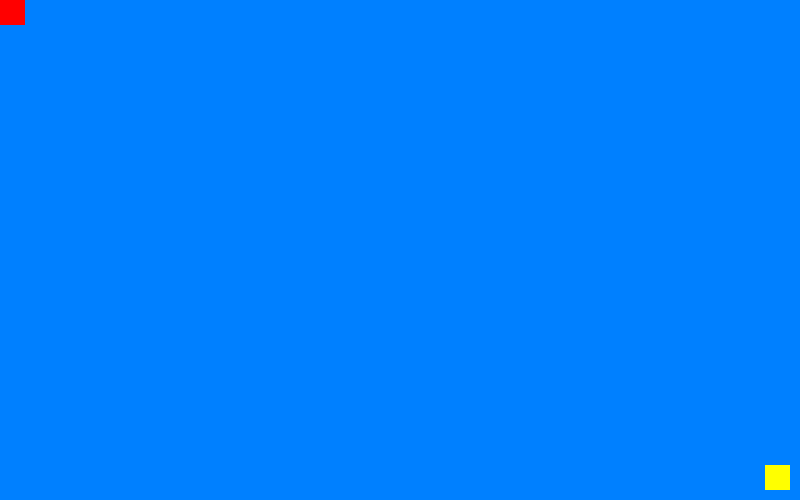
Frame 1 (no input)
Frame 60 (no input): identical to frame 1, image omitted
Frame 120 (the mouse pressed at the canvas centre since frame 60): identical to frame 1, image omitted

The p5.js sketch that drew this single still picture (run headless with seeded random() and noise() and a simulated clock; from frame 60 on, the mouse is pressed at the canvas centre):

// p5.js sketch
// ── sketch.js
const w = 800, h = 500;

let platforms;
let walls;
let ends;
let x = 100;
let y = 100;
let vx = vy = -1000;
let gravity = 1;
let size = 25;
let playerColor;
let platformColor;
let skyColor;
let endColor;
let falling = 0;
let jumpKey = 0;
let wallJump = 0;
let level = 0;

function setup() {
    createCanvas(w, h);
    frameRate(60);
    playerColor = color(255, 0, 0);
    platformColor = color(0);
    skyColor = color(0, 128, 255);
    endColor = color(255, 255, 0);
    noStroke();
    walls = [size / 2, size / 2, width - size / 2, height - size / 2];
    platforms = [
        // Level 1
        [
            [0, height, width, height + 50],
            [0, -50, width, 0],
        ]
    ];
    ends = [
        // Level 1
        [width - size - 10, height - size - 10, width - 10, height - 10],
    ]
}

function applyGravity() {
    if (vy < 4 || keyIsDown(87)) {
        vy += gravity / 2;
    } else {
        vy += gravity;
    }
    y += vy;
}

function AABBOverlap(a, b) {
    if (a[2] < b[0] || a[0] > b[2]) return false;
    if (a[3] < b[1] || a[1] > b[3]) return false;
    return true;
}

function grounded() {
    playerBB = [x - size / 2, y - size / 2, x + size / 2, y + size / 2];
    let collided = false;
    platforms[level].forEach(function(item) {
        if (AABBOverlap(item, playerBB)) collided = true;
    });
    return collided;
}

function touchGround(up) {
    falling += 1;
    while (grounded()) {
        if (up) {
            y += 1;
        } else {
            y -= 1;
            falling = 0;
        }
        vy = 0;
    }
}

function move(speed) {
    x += speed;
    let slope = 0;
    while (slope != 8 && grounded()) {
        y += 1;
        slope += 1;
    }
    if (slope == 8) {
        x -= speed;
        y -= slope;
        if (keyIsDown(87) && abs(speed) > 5) {
            if (wallJump == 0) {
                vx = -0.5 * speed;
                vy = -12;
                falling = 6;
                wallJump = 15;
            }
        } else {
            vx = 0;
        }
    }
}

function movement() {
    if (wallJump > 0) {
        wallJump -= 1;
    } else {
        vx *= 0.9;
        if (keyIsDown(65)) { // A
            vx -= 1;
        }
        if (keyIsDown(68)) { // D
            vx += 1;
        }
    }
    if (abs(vx) > 0.05) {
        move(vx);
    }
    if (keyIsDown(87)) { // W
        if (jumpKey == 0 && falling < 3) {
            vy = -12;
            falling = 6;
            jumpKey = 1;
        }
    } else {
        jumpKey = 0;
    }
}

function keepInsideBox() {
    x = constrain(x, walls[0], walls[2]);
    y = constrain(y, walls[1], walls[3]);
}

function physics() {
    applyGravity();
    touchGround(vy < 0);
    movement();
    keepInsideBox();

    playerBB = [x - size / 2, y - size / 2, x + size / 2, y + size / 2];
    if (AABBOverlap(ends[level], playerBB)) print(true);

    if (y > height + 200) {
        x = y = 100;
        vx = vy = 0;
    }
}

function draw_scene() {
    background(skyColor);

    fill(platformColor);
    rectMode(CORNERS);
    platforms[level].forEach(function(item) {
        rect(item[0], item[1], item[2], item[3]);
    });

    fill(endColor);
    rect(ends[level][0], ends[level][1], ends[level][2], ends[level][3]);
    
    fill(playerColor);
    rectMode(CENTER);
    rect(x, y, size, size);
}

function draw() {
    physics();
    draw_scene();
}
